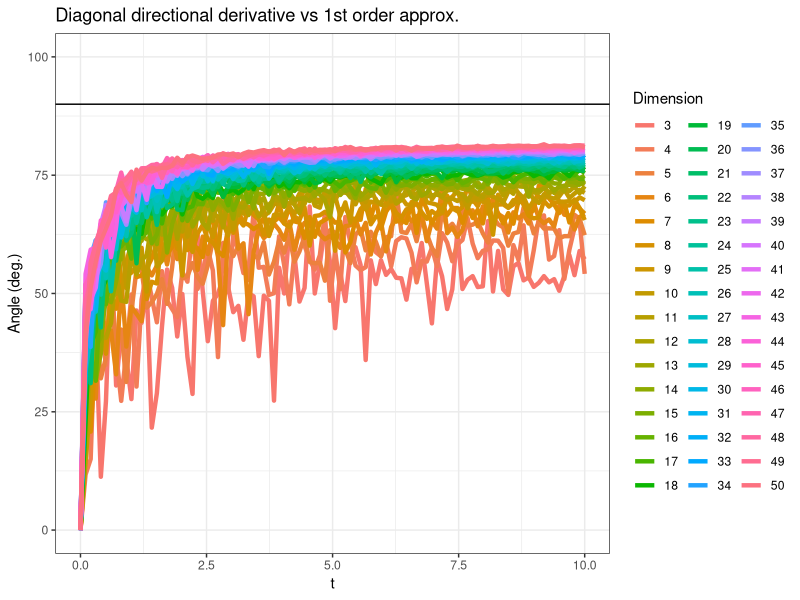
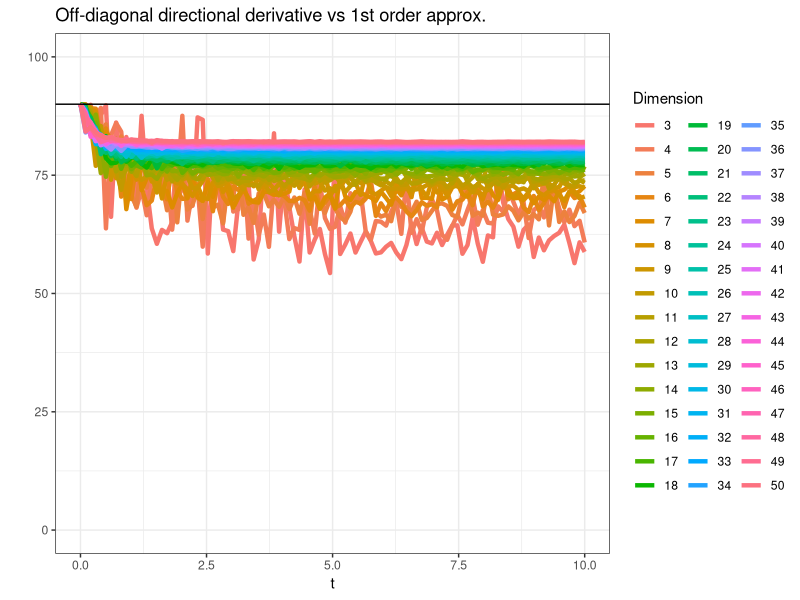
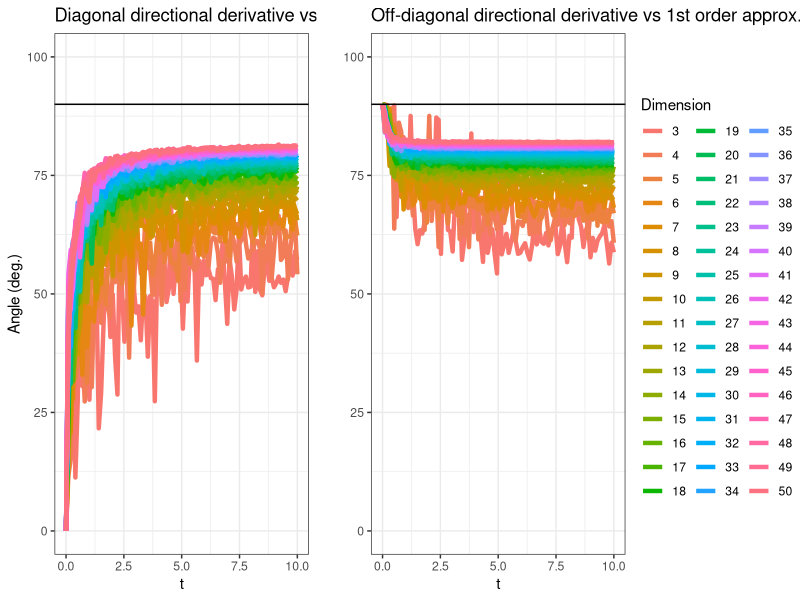

The R script that drew these images, in order:
setwd("~/expmDerivative/")
library(ggplot2)

blockwise <- function(t,Q,E) {
  B1  <- cbind(Q,E)
  B2  <- cbind(Q*0,Q)
  B   <- rbind(B1,B2) 
  etB <- expm::expm(t*B)
  return(etB[1:(dim(etB)[1]/2),(dim(etB)[1]/2+1):dim(etB)[1]])
}

cnvrgncBnd <- function(t, Q, Jij) {
  n <- dim(Q)[1]
  eig.obj <- eigen(Q)
  inv.spctrm <- 1/eig.obj$values
  inv.spctrm[length(inv.spctrm)] <- 0
  pinv    <- Re(eig.obj$vectors %*% diag(inv.spctrm) %*% solve(eig.obj$vectors))
  mat <- expm::expm(t*Q)%*%Jij%*%pinv%*%(Q*t+diag(n))
  return(norm(mat,type="F"))
}

nvBnd1 <- function(t, Q, Jij) {
  nrmXptQ <- norm(expm::expm(t*Q),type="F")
  nrmQ    <- norm(Q,type="F")
  out     <- nrmXptQ / (2*nrmQ) * (exp(2*t*nrmQ) - 2*t*nrmQ - 1)
  return(out)
}

nvBnd2 <- function(t, Q, Jij) {
  nrmQ    <- norm(Q,type="F")
  out     <- sqrt(2)/nrmQ * (exp(t*nrmQ)*(t*nrmQ - 1) + 1)
  return(out)
}

################################################################################

df      <- data.frame(Error=numeric(),Dimension=character(),t=numeric())


for(n in 3:50) {
for (t in seq(from=10^(-10),to=10,length.out=100)) {

  Q       <- matrix(rexp(n^2),n,n)
  diag(Q) <- 0
  diag(Q) <- - rowSums(Q)
  E       <- matrix(0,n,n)
  #E[sample(1:n,size=1),sample(1:n,size=1)]   <- 1
  d <- sample(1:n,size=1)
  E[d,d] <- 1
  drv <- blockwise(t=t,Q,E)
  frstRdr <- expm::expm(t*Q) %*% E *t # correct approx

  df <- rbind(df,
              c(acos(sum(diag(frstRdr%*%drv))/
                  (norm(frstRdr,type="F")*norm(drv,type="F")))*(360/(2*pi)),
                n,
                t))

}
}

colnames(df) <- c("Error","Dimension","t")
df$Dimension <- factor(df$Dimension)
df$Error <- as.numeric(df$Error)
df$t     <- as.numeric(df$t)

gg <- ggplot(df,aes(x=t,y=Error,color=Dimension)) +
  geom_line(size=1.5) +
  geom_hline(yintercept = 90) +
  # scale_y_log10() +
  ylab("Angle (deg.)") +
  coord_cartesian(ylim=c(0,100)) +
  ggtitle("Diagonal directional derivative vs 1st order approx.") +
  theme_bw()
gg

df      <- data.frame(Error=numeric(),Dimension=character(),t=numeric())


for(n in 3:50) {
  for (t in seq(from=10^(-10),to=10,length.out=100)) {
    
    Q       <- matrix(rexp(n^2),n,n)
    diag(Q) <- 0
    diag(Q) <- - rowSums(Q)
    E       <- matrix(0,n,n)
    d <- sample(1:n,size=1)
    dprime <- sample((1:n)[-d],size=1)
    E[d,dprime]   <- 1
    #E[2,2] <- 1
    drv <- blockwise(t=t,Q,E)
    frstRdr <- expm::expm(t*Q) %*% E *t # correct approx
    
    df <- rbind(df,
                c(acos(sum(diag(frstRdr%*%drv))/
                         (norm(frstRdr,type="F")*norm(drv,type="F")))*(360/(2*pi)),
                  n,
                  t))
    
  }
}

colnames(df) <- c("Error","Dimension","t")
df$Dimension <- factor(df$Dimension)
df$Error <- as.numeric(df$Error)
df$t     <- as.numeric(df$t)

gg2 <- ggplot(df,aes(x=t,y=Error,color=Dimension)) +
  geom_line(size=1.5) +
  geom_hline(yintercept = 90) +
  # scale_y_log10() +
  ylab(" ") +
  coord_cartesian(ylim=c(0,100)) +
  ggtitle("Off-diagonal directional derivative vs 1st order approx.") +
  theme_bw()
gg2

library(ggpubr)
ggsave(ggarrange(gg,gg2,
                 ncol=2,nrow=1,
                 common.legend = TRUE,
                 legend="right"),
       filename = "figures/angles.pdf",
       device = "pdf",
       width=12,height=4)
